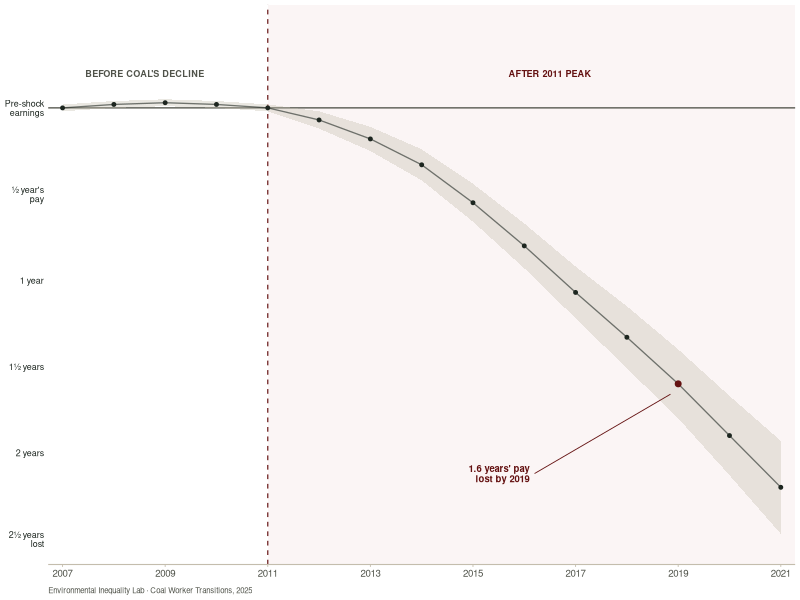

The R script that drew this image:
# Generate Fig. 1 (cumulative earnings of coal-exposed workers) for the
# Colmer, Krause, Lyubich & Voorheis (2025) research highlight.
#
# Recreates the paper's Figure 7(a): cumulative earnings of the most
# coal-exposed workers relative to otherwise similar less-exposed workers,
# normalized to average pre-shock (2007-2011) annual pay, year by year.
#
# IMPORTANT: we do not hold the paper's restricted Census/IRS microdata, so
# the point estimates here are DIGITIZED from the published Figure 7(a) and
# cross-checked against the paper's text (cumulative loss = 1.6x a year's pay
# by 2019). The uncertainty band is an approximation of the published 95% CI.
# This is a faithful recreation for presentation, not a re-estimation.
#
# Styled for a general audience: word-based y-axis (years of pay lost),
# before/after-2011 framing, and a single soft uncertainty band. The
# interpretive note lives in the document, not the figure.
#
# Run (from data-viz/):  Rscript code/make-fig1.R  -> figures/fig1.png
# Deps: ggplot2

library(ggplot2)

OUT_PATH <- "figures/fig1.png"
SRC      <- "Environmental Inequality Lab · Coal Worker Transitions, 2025"

# --- Digitized point estimates (coef. on coal exposure, x pre-shock annual pay)
d <- data.frame(
  year = 2007:2021,
  est  = c(0.00, 0.02, 0.03, 0.02, 0.00,
           -0.07, -0.18, -0.33, -0.55, -0.80,
           -1.07, -1.33, -1.60, -1.90, -2.20),
  hw   = c(0.02, 0.02, 0.02, 0.02, 0.02,
           0.05, 0.07, 0.09, 0.11, 0.13,
           0.15, 0.18, 0.20, 0.23, 0.27)  # approx. 95% band half-width
)
d$lo <- d$est - d$hw
d$hi <- d$est + d$hw

# --- Design tokens (match _style.tex / make-fig2.R) -------------------------
INK  <- "#1d2620"; RED <- "#641111"; BAND <- "#f3e4e2"
AXIS <- "#c4bdad"; MUTE <- "#50534a"

# Fixed panel bounds so the shaded region, zero-line, and x-axis line all
# terminate on exactly the same right/left edge.
XLIM <- c(2006.72, 2021.28)

p <- ggplot(d, aes(year, est)) +
  annotate("rect", xmin = 2011, xmax = XLIM[2], ymin = -Inf, ymax = Inf,
           fill = BAND, alpha = 0.35) +
  annotate("text", x = 2008.6, y = 0.20, label = "BEFORE COAL'S DECLINE",
           size = 2.3, color = MUTE, fontface = "bold") +
  annotate("text", x = 2016.5, y = 0.20, label = "AFTER 2011 PEAK",
           size = 2.3, color = RED, fontface = "bold") +
  geom_vline(xintercept = 2011, color = RED, linetype = "dashed", linewidth = 0.4) +
  geom_hline(yintercept = 0, color = MUTE, linewidth = 0.45) +
  geom_ribbon(aes(ymin = lo, ymax = hi), fill = AXIS, alpha = 0.35) +
  geom_line(color = INK, alpha = 0.6, linewidth = 0.45) +
  geom_point(color = INK, size = 1.0) +
  # call out the headline 2019 value, label parked in open space lower-left
  annotate("point", x = 2019, y = -1.60, color = RED, size = 1.7) +
  annotate("segment", x = 2016.2, xend = 2018.85, y = -2.12, yend = -1.66,
           color = RED, linewidth = 0.3) +
  annotate("text", x = 2016.1, y = -2.12, hjust = 1, vjust = 0.5,
           label = "1.6 years' pay\nlost by 2019",
           size = 2.4, color = RED, fontface = "bold", lineheight = 0.9) +
  scale_y_continuous(
    limits = c(-2.5, 0.45),
    breaks = c(0, -0.5, -1.0, -1.5, -2.0, -2.5),
    labels = c("Pre-shock\nearnings", "½ year's\npay", "1 year",
               "1½ years", "2 years", "2½ years\nlost")) +
  scale_x_continuous(breaks = seq(2007, 2021, 2),
                     limits = XLIM, expand = c(0, 0)) +
  labs(x = NULL, y = NULL, caption = SRC) +
  theme_minimal(base_size = 7) +
  theme(
    plot.background  = element_rect(fill = "#ffffff", color = NA),
    panel.background = element_rect(fill = "#ffffff", color = NA),
    panel.grid       = element_blank(),
    axis.line.x      = element_line(color = AXIS, linewidth = 0.4),
    axis.ticks.x     = element_line(color = AXIS, linewidth = 0.3),
    axis.ticks.y     = element_blank(),
    axis.text.x      = element_text(color = MUTE, size = 7),
    axis.text.y      = element_text(color = INK, size = 6.4, lineheight = 0.85),
    plot.caption     = element_text(color = MUTE, size = 5.6, hjust = 0,
                                    margin = margin(t = 6))
  )

dir.create("figures", showWarnings = FALSE, recursive = TRUE)
ggsave(OUT_PATH, p, width = 5.4, height = 3.1, dpi = 220, bg = "#ffffff")
message("wrote ", OUT_PATH)
